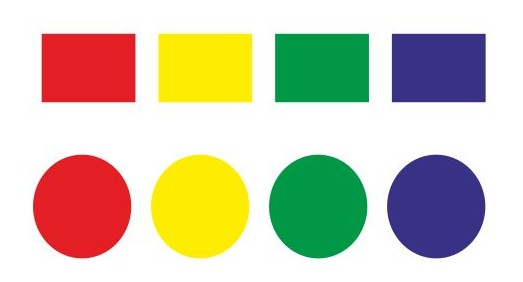
#> input picture Tarea 2/Resources/formas.jpg, 523 x 282 px
$ jupyter execute 'Tarea 2.ipynb'
#> lines starting #> are read from the running program, lines starting #| are printed output that depends on the picture; after the words box and inside, x2 and y2 are one past the last pixel; in counts of white or black regions, pixels touching at a corner belong together
# Tarea 2
# Curso de Reconocimientos de formas y visión por computadora

## Preparación de una imagen (carga, histograma, escala de grises y binarización de una imagen)

En esta parte se usó una imagen sencilla para aplicar los conocimientos adquiridos. Iniciamos con las importaciones de algunas librerías como cv2, numpy, scipy y matplotlib que sirven para trabajar con imagenes, hacer calculos y graficar los resultados.

Lo siguiente es cargar la imagen, usaremos cv2, aqui hay que tener en cuenta un detalle importante y es que cv2 trabaja con una combinación de colores BGR, esto nos podría alterar la imagen de una manera no adecuada, la solucion es usar la función "cv2.COLOR_BGR2RGB" que nos permite hacer la conversión de colores que usamos normalmente.

[cell 1]
# Importaciones para la resolución de este problema
import cv2
import numpy as np
from scipy import ndimage
from matplotlib import pyplot as plt

[cell 2]
#Leyendo imagen
imagen = cv2.imread('./Resources/formas.jpg')
#> imagen is the input picture: shape (282, 523, 3); mean B, G, R 178.3, 200.6, 207.2
#Poniendo color RGB
imagen_rgb = cv2.cvtColor(imagen, cv2.COLOR_BGR2RGB)

#Graficando la imagen
plt.figure(dpi=100)
plt.title("Imagen en RGB")
plt.imshow(imagen_rgb)
plt.show()

Lo siguiente es calcular el histograma de la imagen, estos son distribuciones que describen la frecuencia con las que se presentan los valores de intensidad (pixeles) de una imagen. Tomando como ejemplo una imagen tipica a escala de grises de 8 bits el histograma adoptara valores comprendidos entre 0 y 255 ya que 2ˆ8=256. Cada valor del histograma contiene el numero de pixeles correspondientes a esa intensidad.
El histograma muestra importantes caracteristicas de una imagen:
Por ejemplo el contraste y el rango dinamico.

Para esto creamos un conjunto de datos y el intervalo deseado, en donde pasamos nuestro rango de datos. Como calcularemos el histograma de una imagen a color, cada color tiene una representacion de 256 bits esto se multiplica por 3 que sería un total de 768 y se multiplica por el rango de color que es de 256. Lo que nos da un total de 196,608 cantidad de pixeles.

Para graficarlo, matplotlib nos da una función para graficar histogramas, esta función es "plt.hist()" pasando los parametros anteriormente mencionados.

[cell 3]
#Calculando su histograma
histograma = cv2.imread('./Resources/formas.jpg')
plt.hist(histograma.ravel(), 256, [0, 256])
plt.xlabel("Intensidad de ilumniación")
plt.ylabel("Cantidad de pixeles")
plt.show()
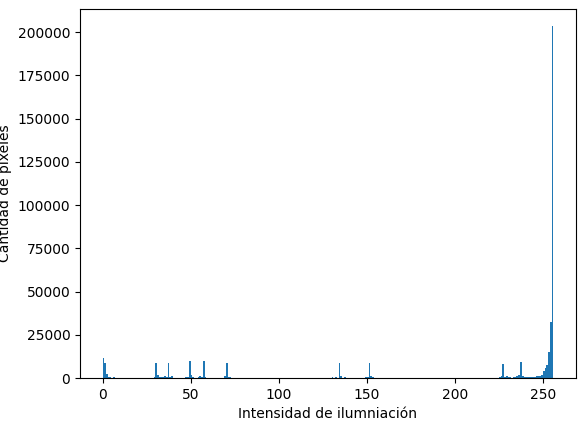
#> figure drawn by matplotlib, 1 panel; tallest bar 203483 high, from x = 255 to 256

### Conversion a escala de grises

Lo siguiente para trabajar con la imagen es convertirla a escala de grises y binarizarla.
Lo primero es convertir la imagen original con la función "cv2.cvtColor", recordando que cv2 trabaja con la configuración BGR, por lo tanto, para convertir a escala de grises es necesario la función COLOR_BGR2GRAY.

### Filtrado de imagen usando campana de Gauss

Lo siguiente que vamos a ocupar mas adelante, es suavizar la imagen mediante el filtrado de ruido, usando un filtro gaussiano ya que nos da una aproximación de como ve el ojo humano.
cv2 nos ayuda aplicar este filtro con la función "cv2.GaussianBlur", esta función recibe los siguientes parametros:
* imagen: es la imagen original a la que queremos aplicarle el filtro.
* (n * n): es una mascara de convolución o kernel, siempre tiene que ser impar
* sigma: representa la desviación estandar en el eje X, es decir, la anchura de la campana de Gauss. Si se pone un 0, openCV se encargará automaticamente de de calcular ese valor para el kernel o máscara que hemos elegido.

Por último, graficamos la imagen resultante aplicando la escala de grises y el filtro gaussiano.

[cell 4]
#Escala de grises
imagen_gris = cv2.cvtColor(imagen, cv2.COLOR_BGR2GRAY)
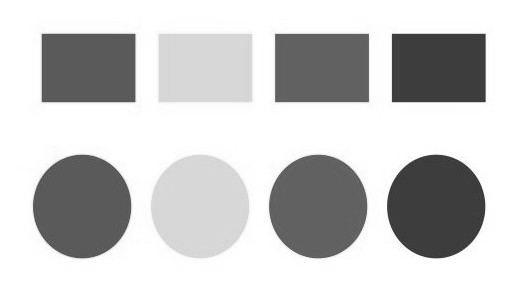
#> imagen_gris: shape (282, 523); min 38, max 255, mean 200.1
# Aplicar suavizado Gaussiano
gauss = cv2.GaussianBlur(imagen_gris, (3,3), 0)
#Graficando
plt.figure(dpi=100)
plt.title("Imagen en escala de grises")
plt.imshow(gauss, cmap='gray')
plt.show()

Lo siguiente es binarizar la imagen usando el algoritmo de Otsu, solo para poner en práctica lo visto en clase. Esta técnica es antigua, fue de las primeras en crearse ya que nos ayudaba a trabajar con imagenes 8 veces mas pequeñas ya que trabaja con blanco y negro. Cv2 nos ayuda a aplicar la binarización de las imagenes con la función "cv2.threshold", donde se requiere lo siguiente:
* Imagen: imagen origial a la cual se va aplicar la binarización.
* Umbral inicial: es el valor que comprende de 0 a 255 para aplicar el umbral inicial.
* Umbral máximo: es el valor que comprende de 0 a 255 para aplicar el umbral final.
* Función de binarización: cv2 nos permite usar distintas funciones de binarizacion y sumarlas, como podemos ver en el ejemplo, podemos sumar una funcion de binarización y la funcion de umbral.

El unico desperfecto de usar este tipo de binarización es que para colores muy brillantes como el amarillo claro, no puede ser reconocido como un color diferente a blanco y al aplicar las funciones deseadas, las figuras que tenga ese tipo de colores, no se reconocerán.

[cell 5]
#Binarizando imagen con algoritmo Otsu
gray = cv2.cvtColor(imagen,cv2.COLOR_BGR2GRAY)
ret, img_bin = cv2.threshold(gray,127,255,cv2.THRESH_BINARY+cv2.THRESH_OTSU)
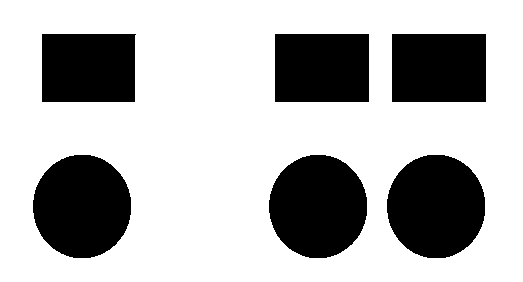
#> img_bin: shape (282, 523); 70.8% white; 6 black regions, box (x1, y1, x2, y2) and area: (387, 155, 485, 258) 8010, (33, 155, 131, 258) 7987, (269, 155, 367, 258) 7977, (275, 34, 369, 102) 6392, (392, 34, 486, 102) 6392, (42, 34, 136, 102) 6325
#> ret = 165

plt.figure(dpi=100)
plt.title('Imagen Binarizada')
plt.imshow(img_bin, cmap='gray', vmin=0, vmax=255)
plt.show()

## Colores HSV y máscaras.

### Trabajando con colores HSV

Para ello necesitamos definir una máscara que funcionará como filtro del resto de los colores que no queremos detectar.

Necesitamos los valores de variación de cada canal, y abarcar un rango del espacio de colores en HSV. Es decir, por ejemplo, que H varíe de 0 a 10, que S varíe de 100 a 255, y V de 100 a 255, para detectar un color rojo/naranja. Si esto parece confuso, no te preocupes, lo vamos a ver en el ejemplo que sigue.
La mejor forma que encontré para hallar un color que necesito es a través de esta imagen, donde se muestra la variación de colores, con H en el eje “x”, y S en el eje “y”, y V = 255.

Para entender mejor como funciona esta familia de colores, se muestra en la siguiente imagen, los rangos de valores en los que se encuentran los colores.

A continuación veremos la imagen con los colores HSV.

[cell 6]
#Covnersion a HSV
imagen_hsv = cv2.cvtColor(imagen_rgb, cv2.COLOR_RGB2HSV)
#> imagen_hsv: shape (282, 523, 3); mean H, S, V 54.3, 87.1, 229.5
#Graficando
plt.figure(dpi=100)
plt.title('hsv')
plt.imshow(imagen_hsv)
plt.show()

A continuación crearemos las mascaras de todos los colores que tiene la imagen original. Solo explicaré la primera ya que a todas es el mismo procedimiento.

Con ayuda de la imagen de los rangos de colores HSV haremos los rangos de los umbrales: H que inicia con un valor aprox de 170 y termina en 179, S lo dejamos en 100 para que llegue a 255 y V de 100 a 255.

La función inRange recibe 3 parámetros: la imagen y los dos umbrales. Esto nos regresa una máscara con valores 1 donde detectó el color elegido y 0 donde no lo encuentra.

Lo siguiente es filtrar la imagen con la funcion bitwise
-and, que básicamente es una operacion AND con los valores de la imagen original. Esto regresa las imagenes transformadas en arreglos numpy.

Como resultado nos regresa la imagen original filtrada con la máscara. La imagen de la izquierda representa la máscara creada y la imagen de la derecha es la imagen original filtrada.

[cell 7]
# Elegimos el umbral de rojo en HSV
umbral_bajo_rojo = (170,100,100)
umbral_alto_rojo = (179,255,255)
# hacemos la mask y filtramos en la original
mask_red = cv2.inRange(imagen_hsv, umbral_bajo_rojo, umbral_alto_rojo)
#> mask_red: shape (282, 523); 9.1% white; 2 white regions, box (x1, y1, x2, y2) and area: (33, 155, 131, 258) 7331, (42, 34, 136, 102) 6032
res = cv2.bitwise_and(imagen_rgb, imagen_rgb, mask = mask_red)

[cell 8]
plt.figure(dpi=300)
plt.subplot(1, 2, 1)
plt.imshow(mask_red, cmap="gray")
plt.subplot(1, 2, 2)
plt.imshow(res)
plt.show()

[cell 9]
# Elegimos el umbral de amarillo en HSV
umbral_bajo_amarillo = (25,100,100)
umbral_alto_amarillo = (31,255,255)
# hacemos la mask y filtramos en la original
mask_amarillo = cv2.inRange(imagen_hsv, umbral_bajo_amarillo, umbral_alto_amarillo)
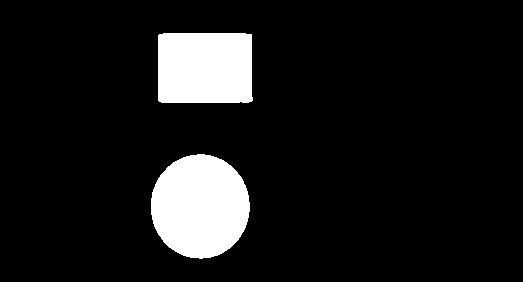
#> mask_amarillo: shape (282, 523); 10% white; 2 white regions, box (x1, y1, x2, y2) and area: (151, 154, 250, 259) 8115, (158, 33, 253, 103) 6563
res = cv2.bitwise_and(imagen_rgb, imagen_rgb, mask=mask_amarillo)

[cell 10]
plt.figure(dpi=300)
plt.subplot(1, 2, 1)
plt.imshow(mask_amarillo, cmap="gray")
plt.subplot(1, 2, 2)
plt.imshow(res)
plt.show()

[cell 11]
#Creando una màscara
# Elegimos el umbral de verde en HSV
umbral_bajo_verde = (70,100,100)
umbral_alto_verde = (80,255,255)
# hacemos la mask y filtramos en la original
mask_verde = cv2.inRange(imagen_hsv, umbral_bajo_verde, umbral_alto_verde)
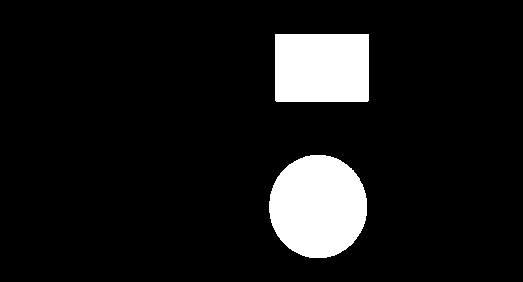
#> mask_verde: shape (282, 523); 9.7% white; 2 white regions, box (x1, y1, x2, y2) and area: (269, 155, 367, 258) 7982, (275, 34, 369, 102) 6390
res = cv2.bitwise_and(imagen_rgb, imagen_rgb, mask=mask_verde)

[cell 12]
# imprimimos los resultados
plt.figure(dpi=300)
plt.subplot(1, 2, 1)
plt.imshow(mask_verde, cmap="gray")
plt.subplot(1, 2, 2)
plt.imshow(res)
plt.show()

[cell 13]
# Elegimos el umbral de amarillo en HSV
umbral_bajo = (105,100,100)
umbral_alto = (130,255,255)
# hacemos la mask y filtramos en la original
mask = cv2.inRange(imagen_hsv, umbral_bajo, umbral_alto)
#> mask: shape (282, 523); 9.6% white; 2 white regions, box (x1, y1, x2, y2) and area: (387, 155, 485, 258) 7820, (392, 34, 485, 102) 6316
res = cv2.bitwise_and(imagen_rgb, imagen_rgb, mask=mask)
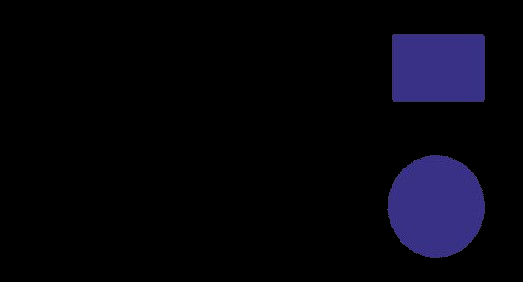
#> res: shape (282, 523, 3); mean R, G, B 5.5, 4.7, 12.7

[cell 14]
plt.figure(dpi=300)
plt.subplot(1, 2, 1)
plt.imshow(mask, cmap="gray")
plt.subplot(1, 2, 2)
plt.imshow(res)
plt.show()

Como podemos observar, la imagen filtrada con la máscara de color rojo algunos pixeles no se llegaron a detectar con la máscara. Esto es porque en el rango del rojo en HSV, tenemos que contemplar tanto el inicio como el final del umbral de colores, con los valores de H.

Para poder obtener los pizeles restantes haremos dos mascaras que contemplen la parte más baja de H y luego sumarlas esto se puede gracias al poder de la librería cv2. Dando como resoltado el siguiente código.

[cell 15]
# Haciendo correcciones a las imagenes en color rojo
# Elegimos el umbral de rojo en HSV
umbral_bajo1 = (170,100,100)
umbral_alto1 = (179,255,255)
# Elegimos el segundo umbral de rojo en HSV
umbral_bajo2 = (0,100,100)
umbral_alto2 = (10,255,255)
# hacemos la mask y filtramos en la original
mask1 = cv2.inRange(imagen_hsv, umbral_bajo1, umbral_alto1)
mask2 = cv2.inRange(imagen_hsv, umbral_bajo2, umbral_alto2)
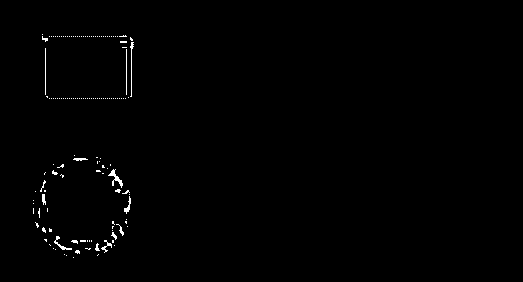
#> mask2: shape (282, 523); 0.65% white in thin lines or dots, all inside (x1, y1, x2, y2) = (33, 34, 134, 258)
mask = mask1 + mask2
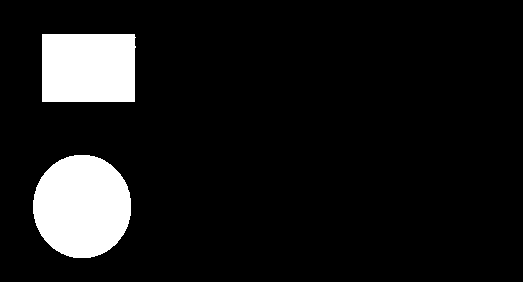
#> mask: shape (282, 523); 9.7% white; 2 white regions, box (x1, y1, x2, y2) and area: (33, 155, 131, 258) 7991, (42, 34, 136, 102) 6327
res = cv2.bitwise_and(imagen_rgb, imagen_rgb, mask=mask)

[cell 16]
# imprimimos los resultados
plt.figure(dpi=300)
plt.subplot(1, 2, 1)
plt.imshow(mask, cmap="gray")
plt.subplot(1, 2, 2)
plt.imshow(res)
plt.show()

## Calculando bordes y la cantidad de objetos localizados en la imagen

### Calculando bordes Canny

Retomando la imagen suacizada y en escala de grises anteriormente realizada, procederemos con la eliminacion de bordes no continuos con con la supresión non-maximun y aplicar el umbral por histéresis.
Estos dos procesos se realizan con el método cv2.Canny que admite 3 parametros:
* Imagen: Es la imagen donde queremos detectar los bordes.
* Umbral mínimo
* Umbral máximo

Para que encuentre las figuras de color amarillo se ajustan los umbrales en 0 y 100.

[cell 17]
# Calculando los bordes de las imagenes
canny = cv2.Canny(gauss, 0, 100)
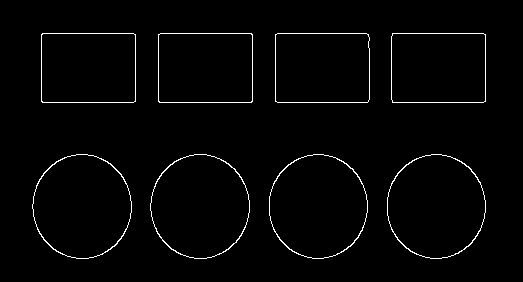
#> canny: shape (282, 523); 1.9% white in thin lines or dots, all inside (x1, y1, x2, y2) = (32, 33, 486, 259)
# Graficando
plt.figure(dpi=100)
plt.title('Detectando los bordes de las imagenes')
plt.imshow(canny)
plt.show()

### Dibujar y detectar contornos
Por último, usaremos el método cv2.findContours() se detectan los contornos. Solo trabajaremos con los contornos externos, usando la función cv2.RETR-EXTERNAL y se hace una aproximación para eliminar los píexeles del contorno redundantes usando la función cv2.CHAIN_APPROX_SIMPLE.

Con el último método nos devuelve una lista de contornos detectados y la cantidad de estos.

[cell 18]
# Detectar y dibujar contornos
# Buscamos los contornos
(contornos,_) = cv2.findContours(canny.copy(), cv2.RETR_EXTERNAL, cv2.CHAIN_APPROX_SIMPLE)
#> contornos = 8 contours; box (x1, y1, x2, y2) and area: (32, 154, 132, 259) 8054, (150, 154, 250, 259) 8047, (387, 154, 486, 259) 8043, (269, 154, 368, 259) 8042, (158, 33, 253, 103) 6483, (41, 33, 136, 103) 6482, (391, 33, 486, 103) 6478, (275, 33, 370, 103) 6468

# Mostramos el número de monedas por consola
print("He encontrado {} objetos".format(len(contornos)))
#| He encontrado 8 objetos

cv2.drawContours(imagen_rgb,contornos,-1,(0,0,255), 2)
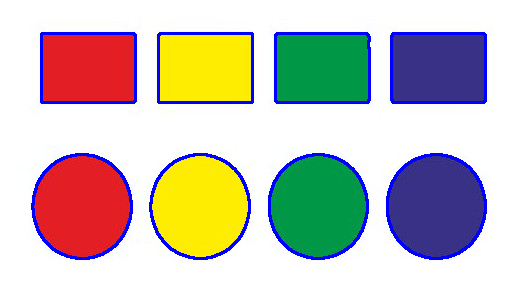
#> imagen_rgb: shape (282, 523, 3); mean R, G, B 196.2, 189.8, 183.4
#cv2.imshow("contornos", imagen_rgb)
